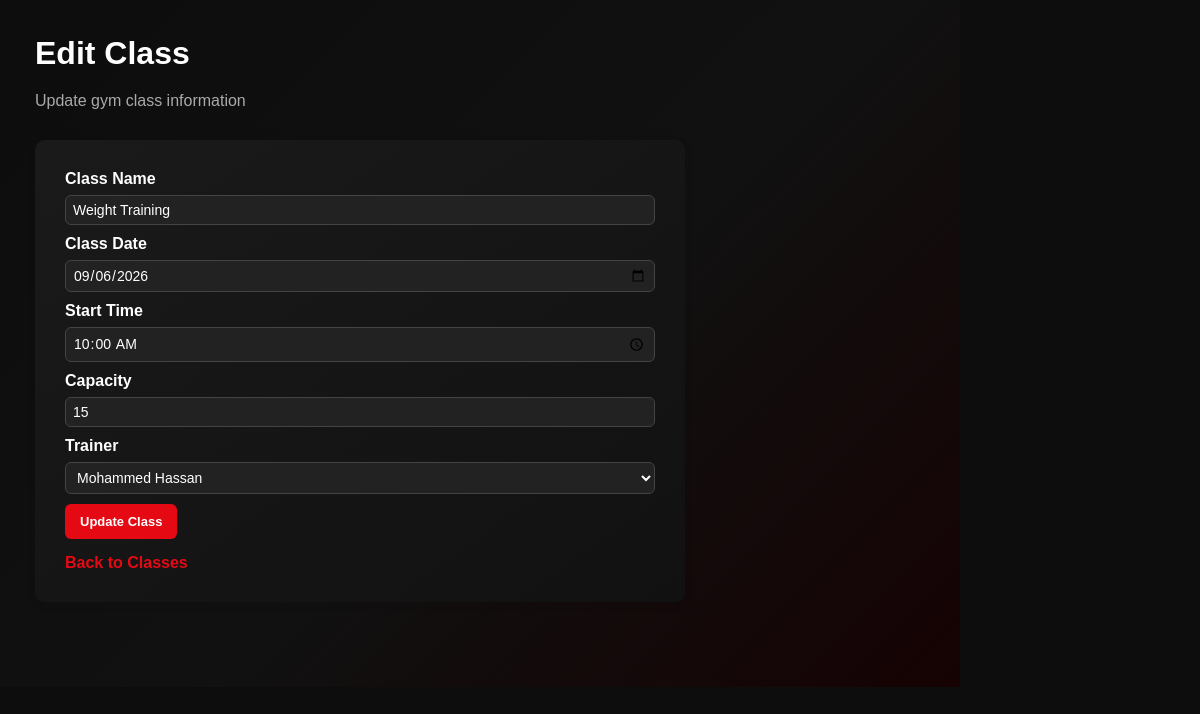
The app's page /pages/gym_classes/edit_class.php?id=2 (signed in) with its own data.
### tables this page shows
CREATE TABLE `classes` (
  `class_id` int(10) NOT NULL,
  `class_name` varchar(100) NOT NULL,
  `class_date` date NOT NULL,
  `start_time` time NOT NULL,
  `capacity` int(20) NOT NULL,
  `trainer_id` int(10) NOT NULL
);

CREATE TABLE `trainers` (
  `trainer_id` int(10) NOT NULL,
  `specialty` varchar(100) NOT NULL,
  `hire_date` date NOT NULL,
  `salary` decimal(10,2) NOT NULL,
  `user_id` int(10) NOT NULL,
  `birth_date` date DEFAULT NULL
);

CREATE TABLE `users` (
  `user_id` int(10) NOT NULL COMMENT 'pk',
  `full_name` varchar(100) NOT NULL,
  `username` varchar(50) NOT NULL,
  `password` varchar(255) NOT NULL,
  `role` varchar(20) NOT NULL,
  `profile_id` int(10) DEFAULT 4,
  `phone` varchar(20) NOT NULL,
  `email` varchar(100) NOT NULL,
  `status` varchar(20) NOT NULL,
  `image` varchar(255) DEFAULT NULL
);

### classes/BaseModel.php (called while the page is built, shortened)
<?php
require_once __DIR__ . "/../config/database.php";
class BaseModel
{
    protected $conn;
    public function __construct()
    {
        global $conn;
        $this->conn = $conn;
    }
    protected function fetchOne($sql, $types = "", ...$params)
    {
        $stmt = $this->conn->prepare($sql);
        if (!empty($types)) {
            $stmt->bind_param($types, ...$params);
        }
        if (!$stmt->execute()) {
            die("Execute failed: " . $stmt->error);
        }
        $result = $stmt->get_result();
        return $result->fetch_assoc();
    }
    protected function fetchAll($sql, $types = "", ...$params)
    {
        $stmt = $this->conn->prepare($sql);
        if (!$stmt->execute()) {
            die("Execute failed: " . $stmt->error);
        }
        $result = $stmt->get_result();
        return $result->fetch_all(MYSQLI_ASSOC);
    }
}

### classes/gym_class.php (called while the page is built, shortened)
<?php
require_once __DIR__ . "/BaseModel.php";
class ClassModel extends BaseModel
{
    public function getClassById($class_id)
    {
        return $this->fetchOne(
            "SELECT
                classes.*,
                trainers.specialty,
                users.full_name
             FROM classes
             INNER JOIN trainers
                ON classes.trainer_id = trainers.trainer_id
             INNER JOIN users
                ON trainers.user_id = users.user_id
             WHERE classes.class_id = ?",
            "i",
            $class_id
        );
    }
}

### classes/trainer.php (called while the page is built, shortened)
<?php
class Trainer extends User
{
    public function getAllTrainers()
    {
        return $this->fetchAll(
            "SELECT
                trainers.*,
                users.full_name,
                users.username,
                users.phone,
                users.email,
                users.status,
                users.image
             FROM trainers
             INNER JOIN users
                ON trainers.user_id = users.user_id
             ORDER BY trainers.trainer_id DESC"
        );
    }
}

### pages/gym_classes/edit_class.php (the view, shortened to what this page needs)
<?php
require_once __DIR__ . "/../../classes/gym_class.php";
require_once __DIR__ . "/../../classes/trainer.php";
$class = new ClassModel();
$trainer = new Trainer();
$class_id = (int) $_GET["id"];
$data = $class->getClassById($class_id);
$trainers = $trainer->getAllTrainers();
?>
<!DOCTYPE html>
<html lang="en">
<head>
    <link
        rel="stylesheet"
        href="../../assets/css/style.css"
    >
</head>
<body>
<div class="main-content">
    <div class="dashboard-header">
        <h1>Edit Class</h1>
        <p>Update gym class information</p>
    </div>
    <div class="form-container">
        <form method="POST">
            <div class="form-group">
                <label for="class_name">
                    Class Name
                </label>
                <input
                    type="text"
                    id="class_name"
                    name="class_name"
                    required
                    value="<?= htmlspecialchars(
                        $_POST["class_name"]
                        ?? $data["class_name"]
                    ) ?>"
                >
            </div>
            <div class="form-group">
                <label for="class_date">
                    Class Date
                </label>
                <input
                    type="date"
                    id="class_date"
                    name="class_date"
                    required
                    value="<?= htmlspecialchars(
                        $_POST["class_date"]
                        ?? $data["class_date"]
                    ) ?>"
                >
            </div>
            <div class="form-group">
                <label for="start_time">
                    Start Time
                </label>
                <input
                    type="time"
                    id="start_time"
                    name="start_time"
                    required
                    value="<?= htmlspecialchars(
                        $_POST["start_time"]
                        ?? $data["start_time"]
                    ) ?>"
                >
            </div>
            <div class="form-group">
                <label for="capacity">
                    Capacity
                </label>
                <input
                    type="number"
                    id="capacity"
                    name="capacity"
                    min="1"
                    required
                    value="<?= htmlspecialchars(
                        $_POST["capacity"]
                        ?? $data["capacity"]
                    ) ?>"
                >
            </div>
            <div class="form-group">
                <label for="trainer_id">
                    Trainer
                </label>
                <select
                    id="trainer_id"
                    name="trainer_id"
                    required
                >
                    <?php foreach ($trainers as $item): ?>
                        <option
                            value="<?= $item["trainer_id"] ?>"
                            <?= (
                                ($_POST["trainer_id"]
                                ?? $data["trainer_id"])
                                == $item["trainer_id"]
                            ) ? "selected" : "" ?>
                        >
                            <?= htmlspecialchars(
                                $item["full_name"]
                            ) ?>
                        </option>
                    <?php endforeach; ?>
                </select>
            </div>
            <button
                type="submit"
                class="form-button"
            >
                Update Class
            </button>
            <div>
                <a
                    href="classes.php"
                    class="back-link"
                >
                    Back to Classes
                </a>
            </div>
        </form>
    </div>
</div>
</body>
</html>

### records on screen
classes: class_name "Weight Training", class_date "09/06/2026", start_time "10:00:00", capacity "15", trainer_id "Mohammed Hassan"
